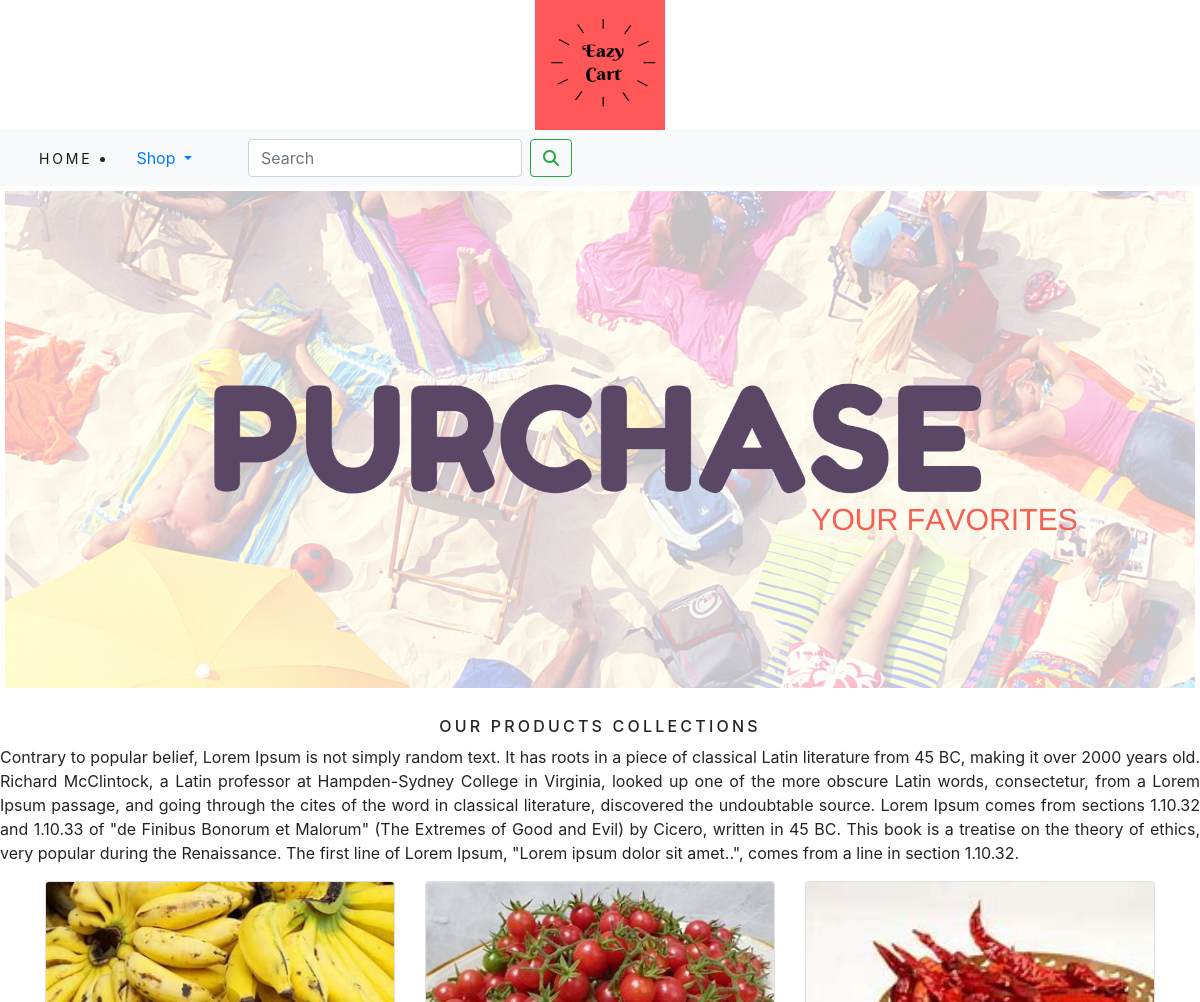
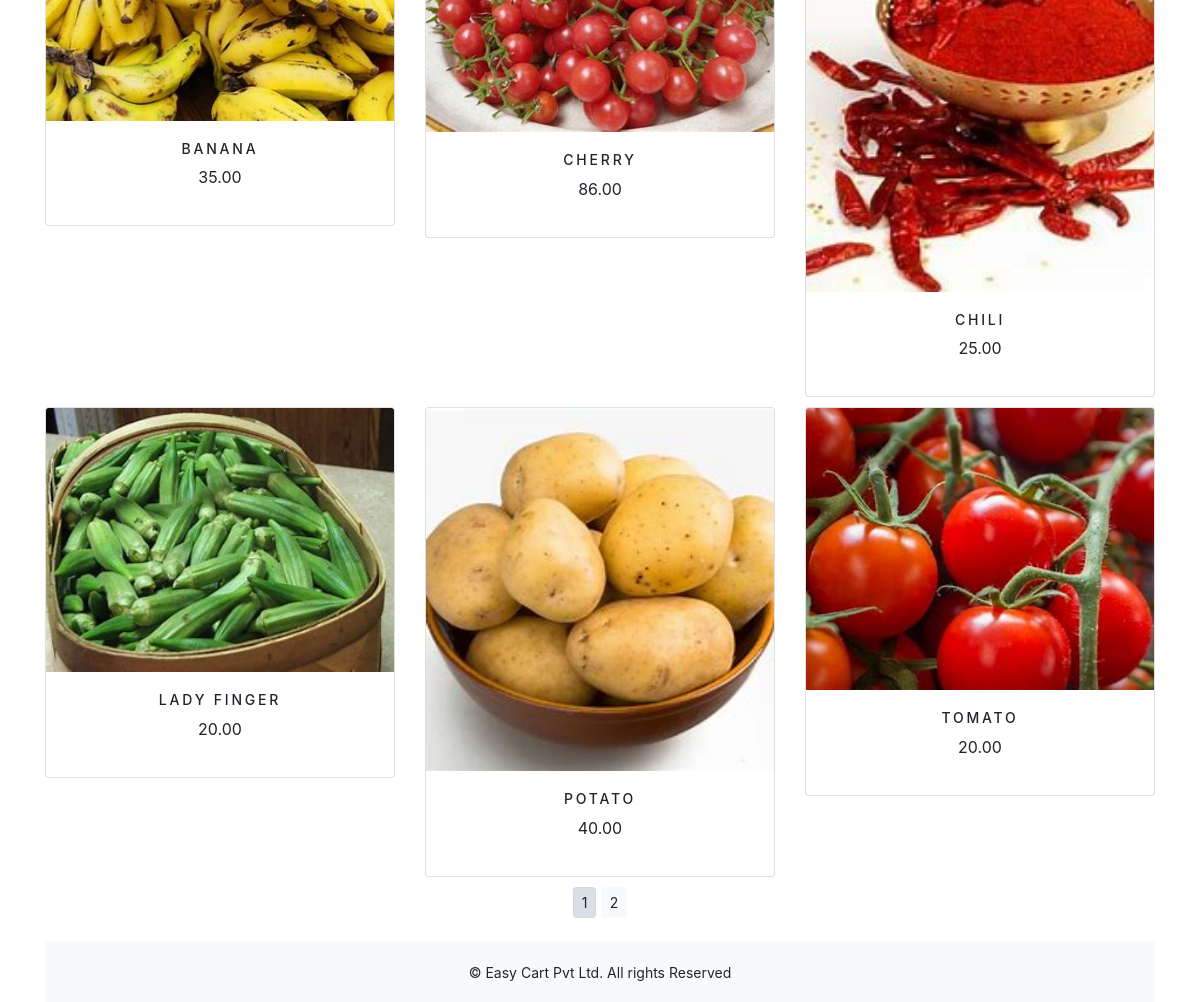
The app's page /shop/ with its own data (2 pictures, top to bottom).
### shop/models.py (models this page shows, shortened)
class Product(models.Model):
    name = models.CharField(max_length=250, unique=True)
    slug = models.SlugField(max_length=250, unique=True)
    description = models.TextField(blank=True)
    price = models.DecimalField(max_digits=10, decimal_places=2)
    category = models.ForeignKey(Category, on_delete=models.CASCADE)
    image = models.ImageField(upload_to='product', blank=True)
    stock = models.IntegerField()
    available = models.BooleanField(default=True)
    created = models.DateTimeField(auto_now_add=True)
    updated = models.DateTimeField(auto_now_add=True)
    class Meta:
        ordering = ('name',)
        verbose_name = 'product'
        verbose_name_plural = 'products'
    def get_url(self):
        return reverse('shop:prodCatDetail', args=[self.category.slug, self.slug])

### shop/views.py (the view)
# urls.py: path('', views.allProdCat, name='allProdCat'),
def allProdCat(request, c_slug =  None):
    c_page = None
    products_list = None
    if c_slug != None:
        c_page = get_object_or_404(Category, slug=c_slug)
        products_list = Product.objects.all().filter(category=c_page, available=True)
    else:
        products_list = Product.objects.all().filter(available=True)
    paginator = Paginator(products_list, 6)
    try:
        page = int(request.GET.get('page', '1'))
    except:
        page = 1
    try:
        products = paginator.page(page)
    except (EmptyPage, InvalidPage):
        products = paginator.page(paginator.num_pages)
    return render(request, "category.html", {'category': c_page, 'products': products})

### cart/context_processors.py (called while the page is built)
def counter(request):
    item_count = 0
    if 'admin' in request.path:
        return {}
    else:
        try:
            cart = Cart.objects.filter(cart_id=_cart_id(request))
            cart_items = CartItem.objects.all().filter(cart=cart[:1])
            for cart_item in cart_items:
                item_count += cart_item.quantity
        except Cart.DoesNotExist:
            item_count = 0
    return dict(item_count=item_count)

### cart/views.py (called while the page is built)
def _cart_id(request):
    cart = request.session.session_key
    if not cart:
        cart = request.session.create()
    return cart

### shop/context_processors.py (called while the page is built)
def menu_links(request):
    links = Category.objects.all()
    return dict(links=links)

### shop/models.py (called while the page is built)
    def get_url(self):
        return reverse('shop:products_by_category', args=[self.slug])

### templates/category.html (shortened to what this page needs)
{% extends 'base.html' %}
{% load static %}
{% block content %}
<div class="mx_auto">
    {% if category %}
        <img class="my_image" src=" {{category.image.url}}" alt="{{category.name}}">
</div>
<br>
<div>
    <h1 class="text-center my_title">{{category.name}}</h1>
    <p class="text-justify">{{category.description}}</p>
</div>
    {% else %}
        <div>
           <img class="my_image my_image_padding" src="{% static 'img/banner.png' %}" alt="our products" width="500px">
        </div>
        <br>
        <div>
            <h1 class="text-center my_title">Our products Collections</h1>
            <p class="text-justify">Contrary to popular belief, Lorem Ipsum is not simply random text. It has roots in a piece of classical Latin literature from 45 BC, making it over 2000 years old. Richard McClintock, a Latin professor at Hampden-Sydney College in Virginia, looked up one of the more obscure Latin words, consectetur, from a Lorem Ipsum passage, and going through the cites of the word in classical literature, discovered the undoubtable source. Lorem Ipsum comes from sections 1.10.32 and 1.10.33 of "de Finibus Bonorum et Malorum" (The Extremes of Good and Evil) by Cicero, written in 45 BC. This book is a treatise on the theory of ethics, very popular during the Renaissance. The first line of Lorem Ipsum, "Lorem ipsum dolor sit amet..", comes from a line in section 1.10.32.</p>
        </div>
  {% endif %}
<div class="container">
    <div class="row mx_auto">
        {% for product in products.object_list %}
            <div class="my_bottom_margin col-9 col-sm-12 col-md-4 col-lg-4">
                <div class="card text-center" style="min-width:18rem;">
                    <a href="{{product.get_url}}"> <img class="card-img-top my_image" src="{{product.image.url}}" alt="{{product.name}}"></a>
                    <div class="card-body">
                        <h4>{{product.name}}</h4>
                        <p>{{product.price}}</p>
                    </div>
                </div>
            </div>
        {% endfor %}
    </div>
    <div class="mx_auto">
        {% if products.paginator.num_pages > 1 %}
        <div class="text-center">
            {% for pg in products.paginator.page_range %}
            <a href="?page={{pg}}" class="btn btn-light btn-sm {% if products.number == pg %} active {% endif %}">{{pg}}</a>
            {% endfor %}
        </div>
        {% endif %}
    </div>
    <br>
</div>
{% endblock %}

### templates/base.html (shortened to what this page needs)
{% load static %}
<!DOCTYPE html>
<html lang="en">
<head>
    <link rel="stylesheet" href="{% static 'css/bootstrap.min.css' %}">
    <link rel="stylesheet" href="{% static 'css/custom.css' %}">
</head>
<body>
<div>
{% include 'header.html' %}
{% include 'navbar.html' %}
{% block content %}
{% endblock %}
</div>
<div class="container">
    {% include 'footer.html' %}
</div>
</body>
</html>

### templates/header.html
{% load static %}
<header>
    <center>
       <a href="{% url 'shop:allProdCat' %}"></a> <img src="{% static 'img/logo1.png' %}" alt="logo image" width="130px"; height="130px;">
    </center>
</header>

### templates/navbar.html (shortened to what this page needs)
<nav class="navbar navbar-expand-lg navbar-light bg-light">
  <div class="container-fluid">
  <div class="collapse navbar-collapse" id="navbarSupportedContent">
    <ul class="navbar-nav me-auto mb-2 mb-lg-0">
      <li class="nav-item">
        <a class="nav-link active" href="#">Home</a>
      </li>   </ul>
      <li class="nav-item dropdown {% if 'shop' in request.path %} active {% endif %}"></li>
        <a class="nav-link dropdown-toggle" href="#" id="navbarDropdown" role="button" data-toggle="dropdown" aria-haspopup="true" aria-expanded="false">
          Shop
        </a>
    <form class="form-inline my-2 my-lg-0" method="get" action="{% url 'searchapp:searchResult' %}">
      <input class="form-control mr-sm-2" type="search" placeholder="Search" name="q" aria-label="Search">
      <button class="btn btn-outline-success my-2 my-sm-0" type="submit"><i class="fas fa-search"></i></button>
    </form>
  </div>
  </div>
</nav>

### templates/footer.html
<div class="footer navbar-fixed-bottom my_footer">
    <p class="text-center">&copy; Easy Cart Pvt Ltd. All rights Reserved</p>
</div>

### static/css/custom.css (style rules this page uses)
.nav-item { letter-spacing : .2em; font-size : 14px; text-transform : uppercase; }
.my_footer { background-color:#f8f9fa; height:60px; }
.my_footer p { padding-top:20px; font-size:14px; }
.my_image { width:100%; height:auto; }
.my_title { font-size:16px; text-transform:uppercase; letter-spacing :.2em; }
.my_image_padding { padding : 5px; }
.my_bottom_margin { margin-bottom : 10px }
.card-body h4 { font-size:14px; text-transform:uppercase; letter-spacing:.2em; }

### records on screen
Product: image (picture), name "BANANA", price "35.00"
Product: image (picture), name "CHERRY", price "86.00"
Product: image (picture), name "CHILI", price "25.00"
Product: image (picture), name "LADY FINGER", price "20.00"
Product: image (picture), name "POTATO", price "40.00"
Product: image (picture), name "TOMATO", price "20.00"

### other values on screen
{{ pg }} "1" "2"
